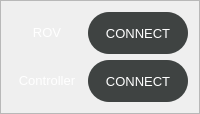
             <widget class="QFrame" name="cpanel_frame_com_setup">
              <property name="styleSheet">
               <string notr="true">QFrame#cpanel_frame_com_setup {
background-color: rgba(34,34,34,255);
border-radius: 20px;
}
QPushButton {
background-color: rgba(63,67,66,255);
border-radius: 21px;
color: rgb(255, 255, 255);
font-size: 13px;
width: 100px;
height: 42px;
}
QPushButton:hover{
background-color: rgba(17, 120, 223, 200);
}
QPushButton:pressed{
background-color: rgba(17, 120, 223, 128)
}
QLabel{
color: White;
font-size: 13px;
}</string>
              </property>
              <property name="frameShape">
               <enum>QFrame::StyledPanel</enum>
              </property>
              <property name="frameShadow">
               <enum>QFrame::Raised</enum>
              </property>
              <layout class="QVBoxLayout" name="verticalLayout_19">
               <item>
                <layout class="QGridLayout" name="gridLayout">
                 <property name="sizeConstraint">
                  <enum>QLayout::SetDefaultConstraint</enum>
                 </property>
                 <item row="0" column="0">
                  <widget class="QLabel" name="cpanel_label_rov">
                   <property name="sizePolicy">
                    <sizepolicy hsizetype="Ignored" vsizetype="Fixed">
                     <horstretch>0</horstretch>
                     <verstretch>0</verstretch>
                    </sizepolicy>
                   </property>
                   <property name="styleSheet">
                    <string notr="true"/>
                   </property>
                   <property name="text">
                    <string>ROV</string>
                   </property>
                   <property name="alignment">
                    <set>Qt::AlignBottom|Qt::AlignHCenter</set>
                   </property>
                  </widget>
                 </item>
                 <item row="1" column="0">
                  <widget class="QLabel" name="cpanel_label_controller">
                   <property name="sizePolicy">
                    <sizepolicy hsizetype="Ignored" vsizetype="Fixed">
                     <horstretch>0</horstretch>
                     <verstretch>0</verstretch>
                    </sizepolicy>
                   </property>
                   <property name="styleSheet">
                    <string notr="true"/>
                   </property>
                   <property name="text">
                    <string>Controller</string>
                   </property>
                   <property name="alignment">
                    <set>Qt::AlignBottom|Qt::AlignHCenter</set>
                   </property>
                  </widget>
                 </item>
                 <item row="0" column="1">
                  <widget class="QPushButton" name="cpanel_btn_connect_rov">
                   <property name="styleSheet">
                    <string notr="true"/>
                   </property>
                   <property name="text">
                    <string>CONNECT</string>
                   </property>
                  </widget>
                 </item>
                 <item row="1" column="1">
                  <widget class="QPushButton" name="cpanel_btn_connect_controller">
                   <property name="text">
                    <string>CONNECT</string>
                   </property>
                  </widget>
                 </item>
                </layout>
               </item>
              </layout>
             </widget>
